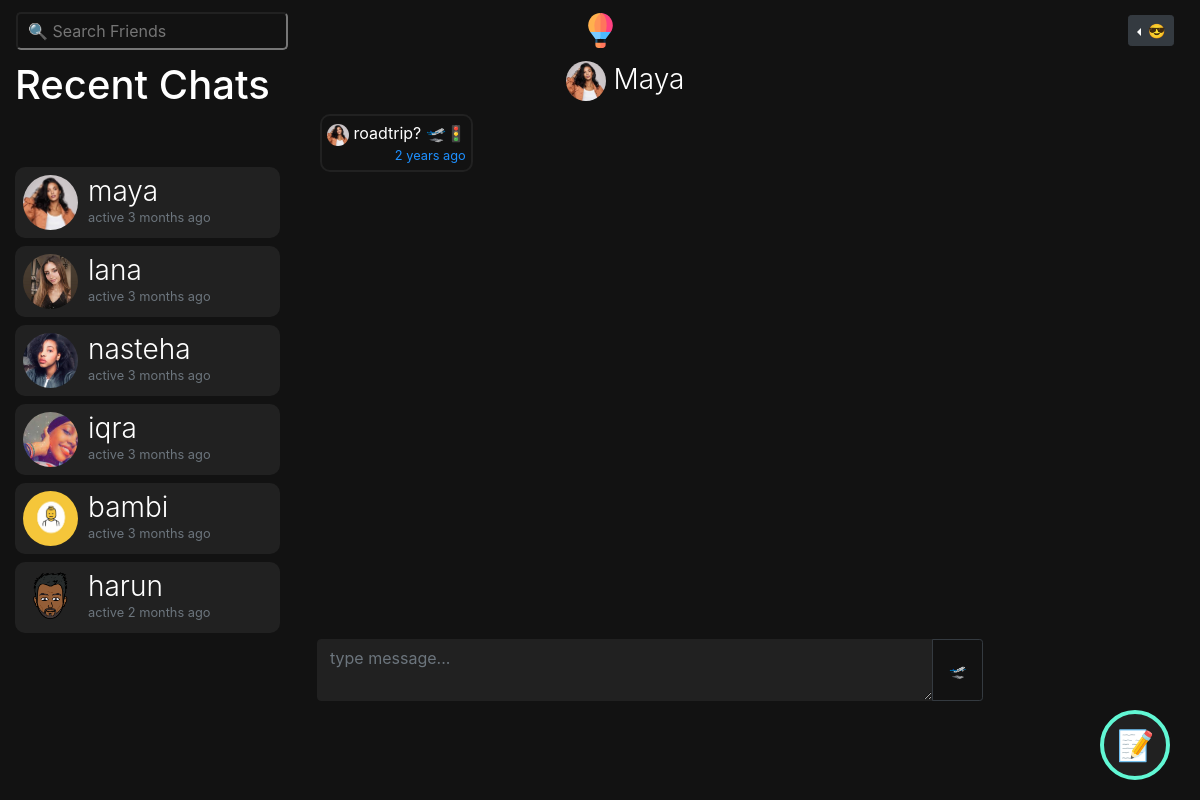
Page /m/maya (signed in) on the committed database.
### bambiv3/models.py (models this page shows, shortened)
class User(db.Model, UserMixin):
	id = db.Column(db.Integer, primary_key=True)
	username = db.Column(db.String(20), unique=True, nullable=False)
	email = db.Column(db.String(120), unique=True, nullable=False)
	image_file = db.Column(db.String(20), nullable=False, default='default.jpg')
	password = db.Column(db.String(60), nullable=False)
	last_seen = db.Column(db.DateTime, default=datetime.utcnow)
	date_joined = db.Column(db.DateTime, nullable=False, default=datetime.utcnow)
	department = db.Column(db.String(20), nullable=False)
	student_number = db.Column(db.Integer(), unique=True, nullable=False)
	age = db.Column(db.DateTime, nullable=False)
	gender = db.Column(db.String(20), nullable=False)
	country = db.Column(db.String(20), nullable=False)
	hobby = db.Column(db.String(20), nullable=False)
	bio = db.Column(db.String(120), nullable=True)
	private = db.Column(db.Boolean, default=False, nullable=False)
	single = db.Column(db.Boolean, default=False, nullable=False)
	snapchat = db.Column(db.String(20),default=False, nullable=False)
	instagram = db.Column(db.String(20),default=False, nullable=False)
	posts = db.relationship('Post', backref='author', lazy=True, cascade="all, delete-orphan")
	products = db.relationship('Product', backref='author', lazy=True, cascade="all, delete-orphan")
	comments = db.relationship("Comment", backref="author", lazy="dynamic", cascade="all, delete-orphan")
	followed = db.relationship(
		'User', secondary=followers,
		primaryjoin=(followers.c.follower_id == id),
		secondaryjoin=(followers.c.followed_id == id),
		backref=db.backref('followers', lazy='dynamic'), lazy='dynamic')
	messages_sent = db.relationship('Message',
									foreign_keys='Message.sender_id',
									backref='author', lazy='dynamic', cascade="all, delete-orphan")
	messages_received = db.relationship('Message',
										foreign_keys='Message.recipient_id',
										backref='recipient', lazy='dynamic', cascade="all, delete-orphan")
	last_message_read_time = db.Column(db.DateTime)
	def new_messages(self):
		last_read_time = self.last_message_read_time or datetime(1900, 1, 1)
		return Message.query.filter_by(recipient=self).filter(
			Message.timestamp > last_read_time).count()

class Message(db.Model):
	id = db.Column(db.Integer, primary_key=True)
	sender_id = db.Column(db.Integer, db.ForeignKey('user.id'))
	recipient_id = db.Column(db.Integer, db.ForeignKey('user.id'))
	body = db.Column(db.Text) #db.String(140)
	timestamp = db.Column(db.DateTime, index=True, default=datetime.utcnow)

### bambiv3/routes.py (the view)
@app.route('/m/<recipient>', methods=['GET', 'POST'])
@login_required
def message(recipient):
	current_user.last_message_read_time = datetime.utcnow()
	db.session.commit()
	recipient = recipient.lower()
	user = User.query.filter_by(username=recipient).first_or_404()
	current_user.last_message_read_time = datetime.utcnow()
	db.session.commit()
	form = MessageForm()
	if form.validate_on_submit():
		msg = m(author=current_user, recipient=user, body=form.message.data)
		db.session.add(msg)
		db.session.commit()
		flash('Your message has been sent.', 'info')
		return redirect(url_for('message', recipient=recipient))
	sent = current_user.messages_sent.filter_by(recipient_id=user.id)
	received = current_user.messages_received.filter_by(sender_id=user.id)
	messages = sent.union(received).order_by(m.timestamp.asc())
	messages_received = current_user.messages_received.order_by(m.timestamp.desc())
	messages_sent = current_user.messages_sent.order_by(m.timestamp.desc())
	recent_chats = list()
	for message in messages_received:
		recent_chats.append(message.author)
	for message in messages_sent:
		recent_chats.append(message.recipient)
	recent_chats = list(dict.fromkeys(recent_chats))
	return render_template('send_message.html', recipient=recipient, title="Chat with " + recipient.title() , user=user, form=form, messages=messages, recent_chats=recent_chats)

### bambiv3/forms.py
class MessageForm(FlaskForm):
    message = TextAreaField((''), validators=[DataRequired()]) #Length(min=0, max=140)
    submit = SubmitField('🛫')

### bambiv3/models.py (called while the page is built)
@login_manager.user_loader
def load_user(user_id):
	return User.query.get(int(user_id))

### bambiv3/routes.py (called while the page is built)
@app.before_request
def before_request():
	if current_user.is_authenticated:
		current_user.last_seen = datetime.utcnow()
		db.session.commit()

### bambiv3/templates/send_message.html (shortened to what this page needs)
{% extends "layout.html" %}
{% block content %}
<div class="container-fluid">
  <div class="row">
    <div class="col-lg-3 d-none d-lg-block position-fixed">
       <h1>
        Recent Chats
         {% set new_messages = current_user.new_messages() %}<span id="message_count" class="badge badge-warning"style="visibility: {% if new_messages %}visible{% else %}hidden {% endif %};">{{ new_messages }}</span></a>
      </h1>
      <div style="overflow:auto;height:500px;padding-right:5px;">
      {% for person in recent_chats %}
      <a href="{{ url_for('message',recipient=person.username) }}" style="text-decoration:none;">
      <header class="mb-2">
        <img src="{{ url_for('static', filename='profile_pics/' + person.image_file) }}" alt="default profile" class="profile-thumbnail">
        <div class="profile-name">
          <h3>{{person.username}}</h3>
          <small class="text-muted">active {{ moment(person.last_seen).fromNow() }}</small>
        </div>
      </header>
      </a>
      {% endfor %}
    </div>
</div>
    <div class="col-lg-7 offset-lg-3">
      <h3 style="text-align:center;margin-left:-50px;">
        <img src="{{ url_for('static', filename='profile_pics/' + user.image_file) }}" alt="default profile" style="width:40px;height:40px;border-radius:50%;">
        <a href="{{url_for('user_posts', username=recipient)}}" style="color:#fff;">{{user.username.title()}}
           </a></h3>
           <div class="msg-box" style="overflow-y:auto;padding:5px;">
      {% for message in messages %}
          <p class="mb-2"
          style="
          {% if message.author == current_user%}
            text-align:left;padding:5px;border-radius:10px;display:inline-block;float:right;clear:both;max-width:75%;background:#212121;
          {%else%}
            text-align:left;padding:5px;border-radius:10px;display:inline-block;max-width:75%;border:2px solid #212121;
          {% endif %}">
          {% if message.author != current_user %}
          <img src="{{ url_for('static', filename='profile_pics/' + message.author.image_file) }}" alt="profile pic" title="{{message.author.username.lower()}}" style="width:22px;height:22px;border-radius:50%">
          {% endif %}
          {{message.body | safe | urlize(40, target='_blank')}}
          <br>
          <small style="display:inline-block;float:right;">{{ moment(message.timestamp).fromNow() }}</small>
        </p>
        <br>
        {% endfor %}
        </div>
      <div class="post" style="background:none;padding:2px;width:100%;">
          <form method="POST" action="" enctype="multipart/form-data">
            <div class="input-group mt-2" style="overflow:hidden">
              {% if form.message.errors %}
                {{ form.message(class="form-control border-0 rounded-3 resize-none dark-theme border border-dark", placeholder="type message...") }}
                <div class="invalid-feedback">
                  {% for error in form.message.errors %}
                    <span>{{ error }}</span>
                  {% endfor %}
                </div>
                  {% else %}
                    {{ form.message(class="form-control border-0 rounded-3 resize-none dark-theme border border-dark", placeholder="type message...") }}
                  {% endif %}
                  <div class="input-group-append">
                    {{ form.submit(class="btn btn-outline-dark btn-sm p-3") }}
                  </div>
              </div>
          </form>
  </div>
</div>
{% endblock content %}

### bambiv3/static/main.css (style rules this page uses)
body { background:#121212; color:#fff; }
.about span, small { color:#1e90ff; }
h3 { font-weight: 300; }
header { display: flex; flex-direction: row; color:#fff; background:#212121; border-radius:10px; padding:8px; cursor:pointer; }
header .profile-thumbnail { width: 55px; height: 55px; border-radius: 50%; }
header .profile-name { display: flex; flex-direction:column; margin-left: 10px; }
header h3, header h4 { display: flex; margin: 0; }
.post { background:#212121; border-radius:10px; padding:7px; }
.dark-theme { background: #212121; color: #fff; border:1px solid #212121 !important; }

### bambiv3/templates/send_message.html (style rules this page uses)
@media only screen and (min-width: 600px) { .msg-box { height: 520px; } }

### rows in the picture
User: image_file (picture), username "maya", last_seen "3 months ago", username "Maya"
User: image_file (picture), username "lana", last_seen "3 months ago"
User: image_file (picture), username "nasteha", last_seen "3 months ago"
User: image_file (picture), username "iqra", last_seen "3 months ago"
User: image_file (placeholder picture), username "bambi", last_seen "3 months ago"
User: image_file (picture), username "harun", last_seen "2 months ago"
Message: image_file (picture), body "roadtrip? 🛫🚦", timestamp "2 years ago"
